Frame 1 (no input): blank canvas, image omitted
Frame 60 (the mouse pressed at the canvas centre just before this capture): blank canvas, image omitted
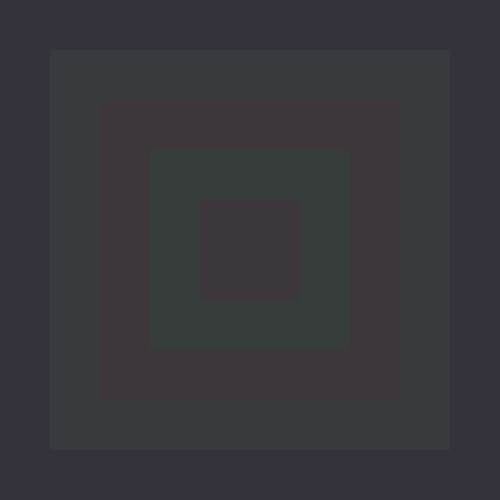
Frame 120 (the mouse held since frame 60 and released just before this capture)

The Processing sketch whose frames 1 and 60 were blank and that drew this single picture after the mouse press (run headless with seeded random() and noise(); from frame 60 on, the mouse is pressed at the canvas centre):

// Processing sketch: processing_36729
// ── processing_36729.pde

void setup() {
  size (500, 500);
  fill (255);
  smooth();
}

//flashing colors
void draw() {
  for (int i =1; i<100; i++) {
    float colr = random (0, 255);
    float colg = random (0, 255);
    float colb = random (0, 255);
    float mouse = map(mouseX, 0, width, 0, 255);

    noStroke();
    smooth();
    fill (colr, colg, colb, mouse);
    rect (mouse - 500, mouseY-500, 1000, 1000);
  }

  //squares 
  for (int i=1; i<40; i++) {
    float rx = random (10, 150);
    float ry = random (20, 170);
    float rr = random (0, 255);
    float rg = random (0, 255);
    float rb = random (0, 255);


    fill (rr, rb, rg, mouseX);
    rect (50, 50, 400, 400);

    fill (rg, rr, rb, mouseX);
    rect (100, 100, 300, 300);

    fill (rr, rg, rb, mouseX);
    rect (150, 150, 200, 200);

    fill (rb, rr, rg, mouseX);
    rect (200, 200, 100, 100);
  }

  //flashing grayscale
  for (int i =1; i<4; i++) {
    float rGray = random (0, 255);
    float mouse = map(mouseX, 0, width, 0, 255);

    noStroke();
    smooth();
    fill (rGray, 255-mouse);
    rect (mouse - 500, mouseY-500, 1000, 1000);
  }  

  //black
  float mouse = map(mouseX, 0, width, 0, 255);  
  noStroke();
  fill (0, 255-mouse);  
  rect (0, 0, 500, 500);
}

                                
